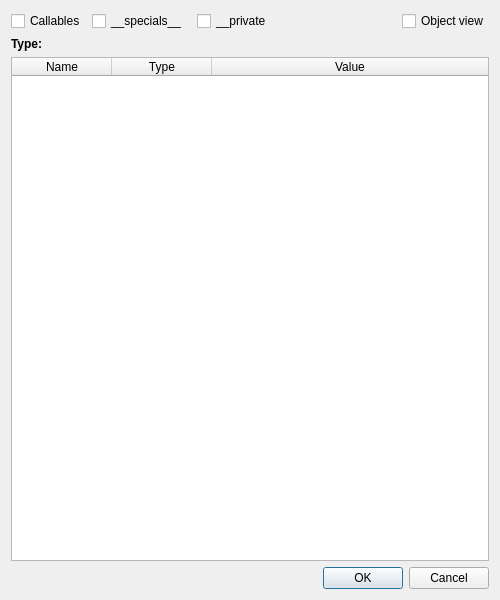
<?xml version="1.0" encoding="UTF-8"?>
<ui version="4.0">
 <class>ObjectDialog</class>
 <widget class="QDialog" name="ObjectDialog">
  <property name="geometry">
   <rect>
    <x>0</x>
    <y>0</y>
    <width>500</width>
    <height>600</height>
   </rect>
  </property>
  <property name="windowTitle">
   <string>Dialog</string>
  </property>
  <layout class="QGridLayout" name="gridLayout">
   <item row="0" column="0">
    <widget class="QCheckBox" name="callablesCheckBox">
     <property name="text">
      <string>Callables</string>
     </property>
    </widget>
   </item>
   <item row="0" column="1">
    <widget class="QCheckBox" name="specialsCheckBox">
     <property name="text">
      <string>__specials__ </string>
     </property>
    </widget>
   </item>
   <item row="2" column="0" colspan="5">
    <widget class="QTableWidget" name="MainTable">
     <attribute name="horizontalHeaderVisible">
      <bool>true</bool>
     </attribute>
     <attribute name="horizontalHeaderStretchLastSection">
      <bool>true</bool>
     </attribute>
     <attribute name="verticalHeaderVisible">
      <bool>false</bool>
     </attribute>
     <column>
      <property name="text">
       <string>Name</string>
      </property>
     </column>
     <column>
      <property name="text">
       <string>Type</string>
      </property>
     </column>
     <column>
      <property name="text">
       <string>Value</string>
      </property>
     </column>
    </widget>
   </item>
   <item row="3" column="0" colspan="5">
    <widget class="QDialogButtonBox" name="buttonBox">
     <property name="orientation">
      <enum>Qt::Horizontal</enum>
     </property>
     <property name="standardButtons">
      <set>QDialogButtonBox::Cancel|QDialogButtonBox::Ok</set>
     </property>
    </widget>
   </item>
   <item row="0" column="2">
    <widget class="QCheckBox" name="privateCheckBox">
     <property name="text">
      <string>__private</string>
     </property>
    </widget>
   </item>
   <item row="0" column="4">
    <widget class="QCheckBox" name="objectCheckBox">
     <property name="text">
      <string>Object view</string>
     </property>
    </widget>
   </item>
   <item row="0" column="3">
    <spacer name="horizontalSpacer">
     <property name="orientation">
      <enum>Qt::Horizontal</enum>
     </property>
     <property name="sizeHint" stdset="0">
      <size>
       <width>420</width>
       <height>20</height>
      </size>
     </property>
    </spacer>
   </item>
   <item row="1" column="0" colspan="5">
    <widget class="QLabel" name="typeLabel">
     <property name="font">
      <font>
       <weight>75</weight>
       <bold>true</bold>
      </font>
     </property>
     <property name="text">
      <string>Type: </string>
     </property>
    </widget>
   </item>
  </layout>
 </widget>
 <resources/>
 <connections>
  <connection>
   <sender>buttonBox</sender>
   <signal>accepted()</signal>
   <receiver>ObjectDialog</receiver>
   <slot>accept()</slot>
   <hints>
    <hint type="sourcelabel">
     <x>236</x>
     <y>390</y>
    </hint>
    <hint type="destinationlabel">
     <x>157</x>
     <y>274</y>
    </hint>
   </hints>
  </connection>
  <connection>
   <sender>buttonBox</sender>
   <signal>rejected()</signal>
   <receiver>ObjectDialog</receiver>
   <slot>reject()</slot>
   <hints>
    <hint type="sourcelabel">
     <x>304</x>
     <y>390</y>
    </hint>
    <hint type="destinationlabel">
     <x>286</x>
     <y>274</y>
    </hint>
   </hints>
  </connection>
 </connections>
</ui>
